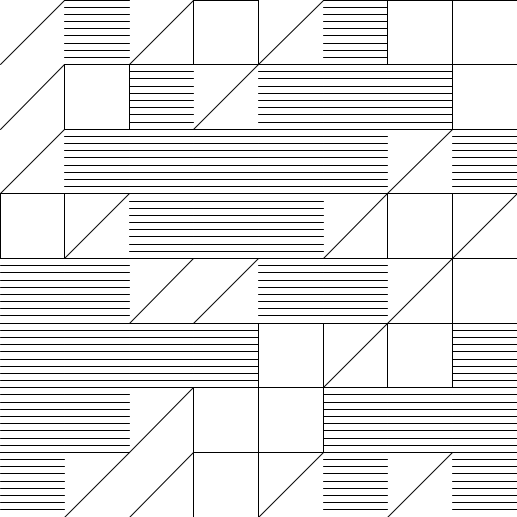
Frame 1 (no input)
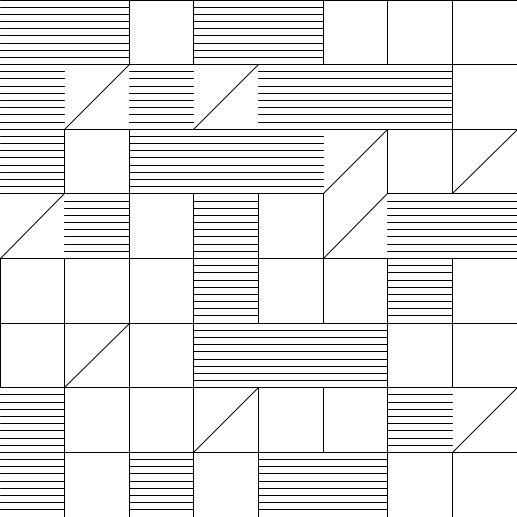
Frame 2 (the mouse pressed at the canvas centre, redrawn once)

The Processing sketch that drew these frames (run headless with seeded random() and noise(); the mouse was pressed at the canvas centre and the sketch redrawn once):

// Processing sketch: processing_9384
// ── processing_9384.pde

float grid_height;
float grid_width;

void setup ()
{   size( 517, 517 );
    grid_height = height/8.0;
    grid_width = width/8.0;
}
void qua ()
{ rectMode( CORNER ); rect (0,0,grid_width,grid_height ); }
void dia ()
{ line (0,grid_height, grid_width, 0); }
void lin ()
{ for (float l=0; l <= grid_height+grid_height/9; l=l+grid_height/9)
   { line (0,l,grid_width,l); } 
}
void draw ()
{   background( 255 );
    for ( int ix = 0; ix < 8; ix = ix+1 )  
    { for ( int iy = 0; iy < 8; iy++ )  
        { pushMatrix();                                  
                translate( ix*grid_width, iy*grid_height );   
                if ( 46 > random(1,100))
                {lin();}
                else if ( 42 > random(1,100))
                {dia();}
                else
                {qua();}
          popMatrix(); }
    }
noLoop();   }
